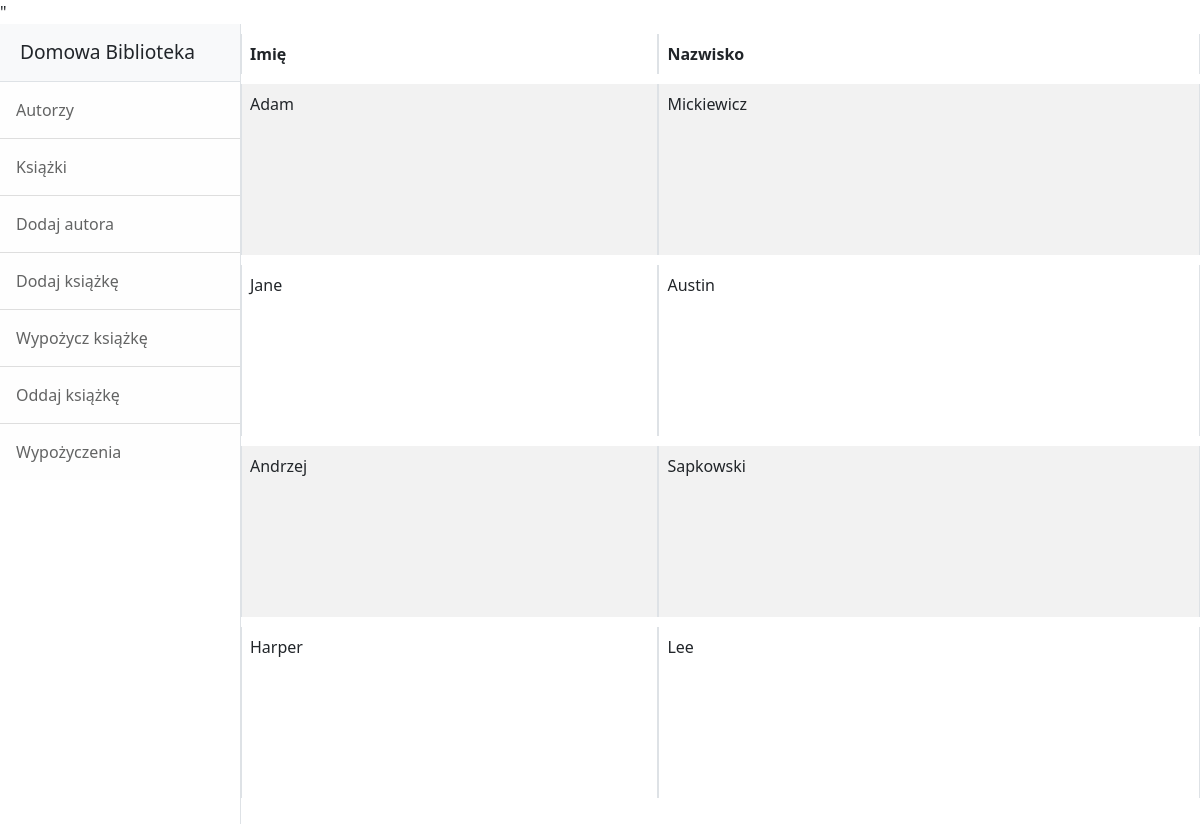
/autorzy, run on the app's committed database.
### tables this page shows
CREATE TABLE autorzy
             (id INTEGER PRIMARY KEY AUTOINCREMENT,
             imie TEXT NOT NULL,
             nazwisko TEXT NOT NULL);

### app.py (the view)
@app.route('/autorzy', methods=['GET'])
def autorzy():
    conn = sqlite3.connect('domowa_biblioteka.db')
    c = conn.cursor()
    c.execute("SELECT * FROM autorzy")
    autorzy = c.fetchall()
    conn.close()
    return render_template('autorzy.html', autorzy=autorzy)

### templates/autorzy.html
{% extends "index.html" %}
{% block content %}
  <table class="table table-striped table-bordered">
    <thead>
      <tr>
        <th>Imię</th>
        <th>Nazwisko</th>
      </tr>
    </thead>
    <tbody>
      {% for autor in autorzy %}
      <tr>
        <td class="py-2">{{ autor[1] }}</td>
        <td class="py-2">{{ autor[2] }}</td>
      </tr>
      {% endfor %}
    </tbody>
  </table>
{% endblock %}

### data on the page
autorzy: imie "Adam", nazwisko "Mickiewicz"
autorzy: imie "Jane", nazwisko "Austin"
autorzy: imie "Andrzej", nazwisko "Sapkowski"
autorzy: imie "Harper", nazwisko "Lee"
